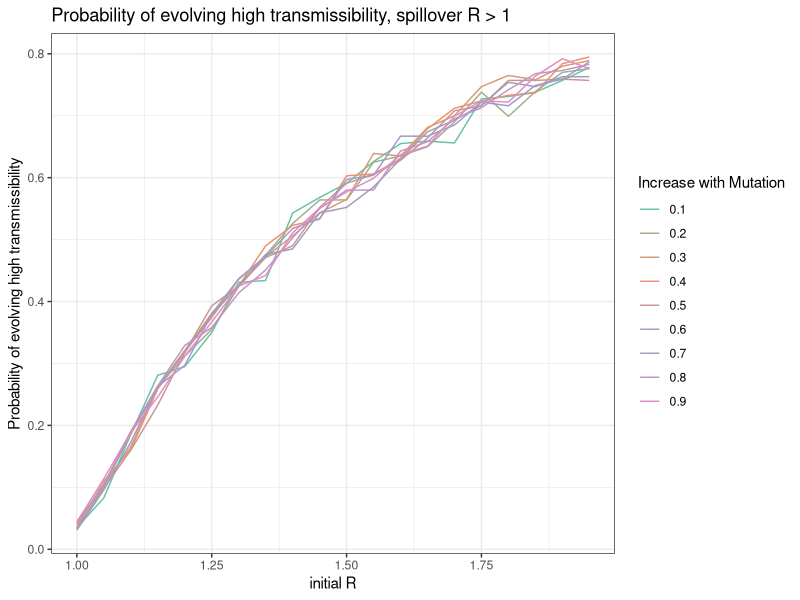
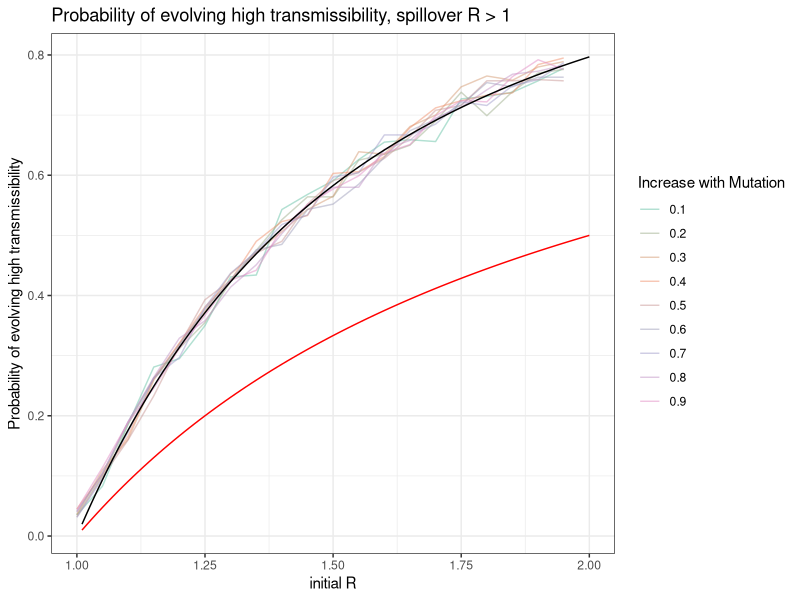
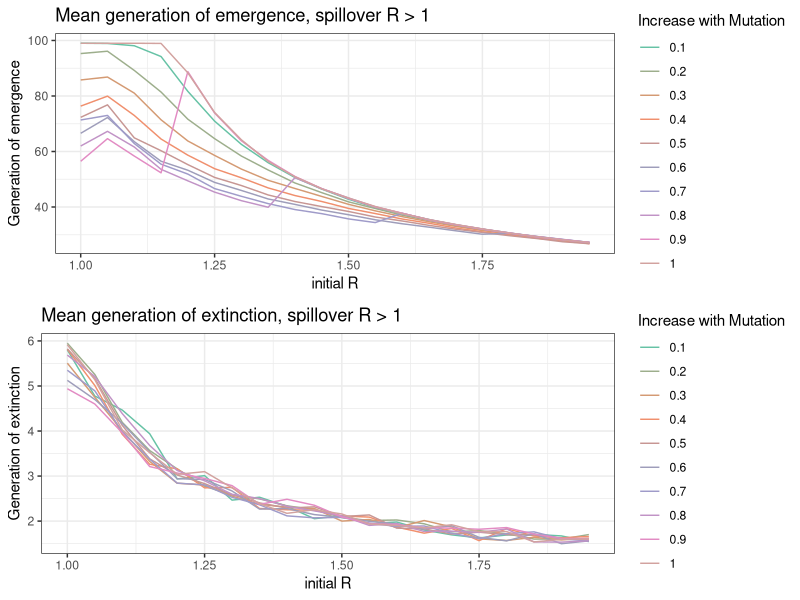
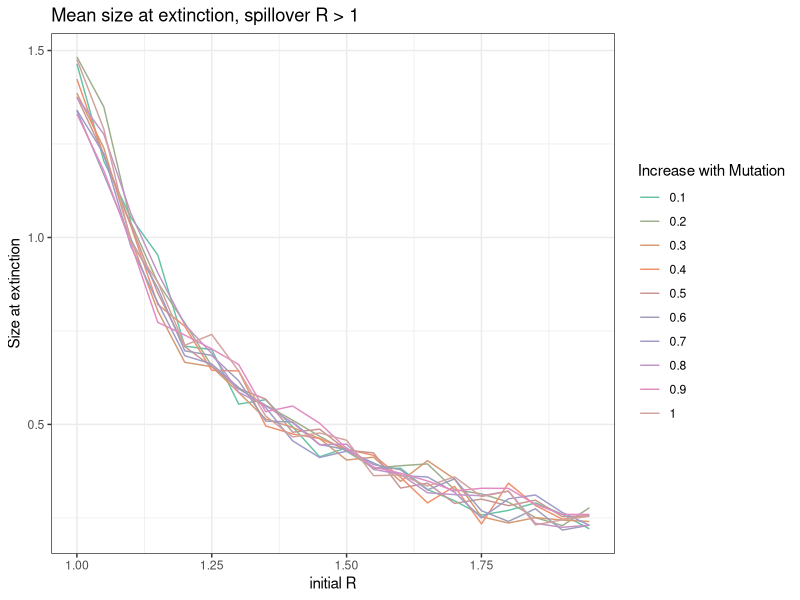
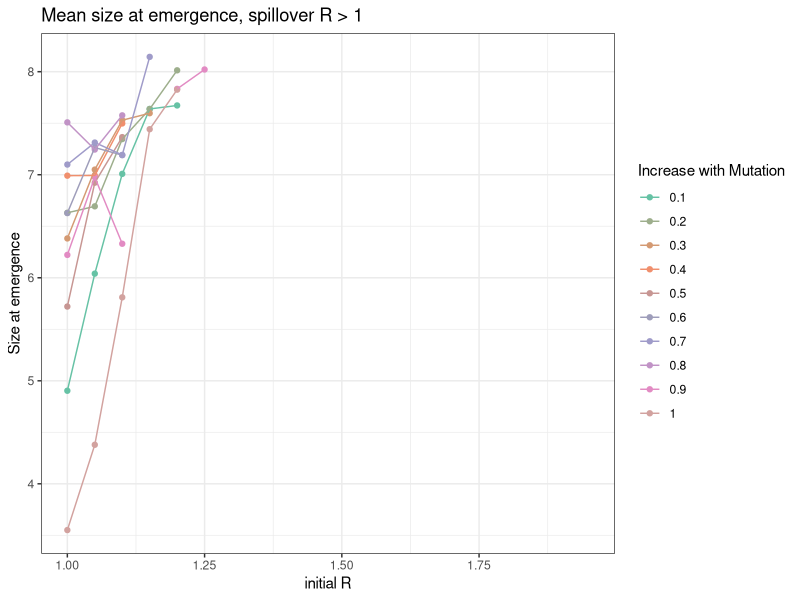
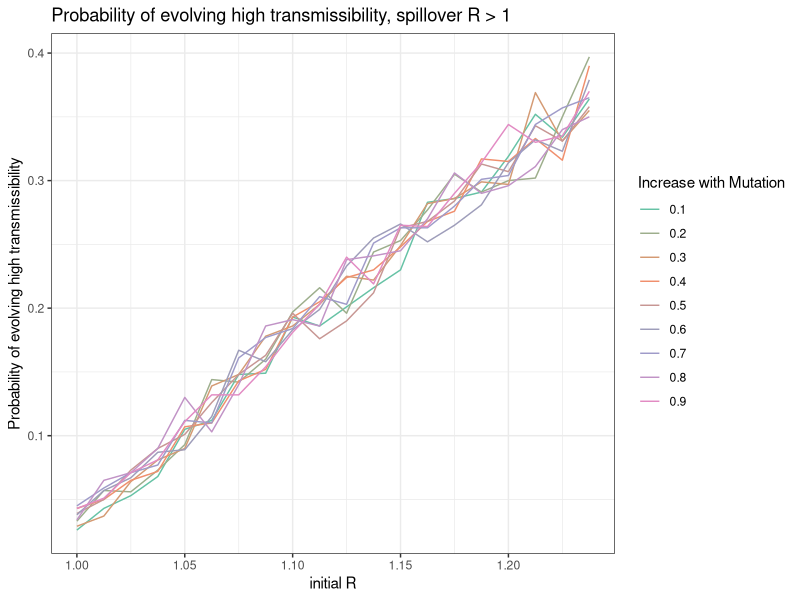
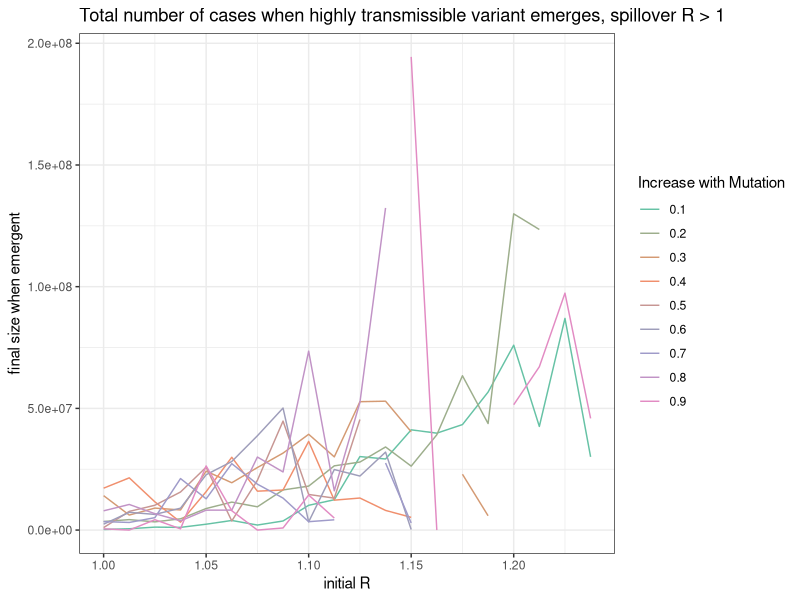
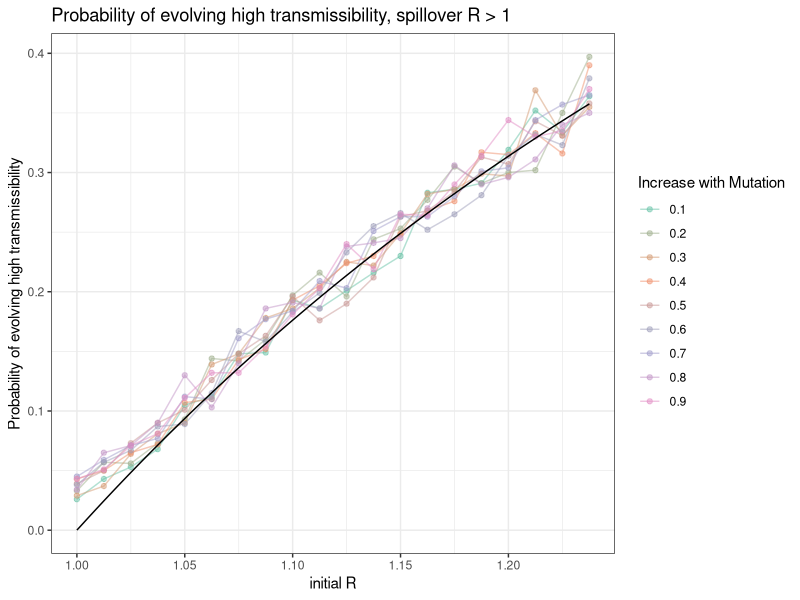

Reproduce these figures in R, in order.
## ---- chunk 1
# load libraries 
library(ggplot2) #for plotting
library(here) #for easy local path referencing
library(tidyverse) #for easy manipulation of data structures
library(RColorBrewer) #for colors
library(gridExtra) #for plotting multiple plots in one figure
library(nleqslv)

# colors for plotting
num_cols = 20
my.colors = colorRampPalette(brewer.pal(n = 8, name = "Set2"))(num_cols)
## ---- chunk 2
results = read.csv(here("code", "project", "R greater than 1", "python simulations", "output2.csv"))

## ---- chunk 3
# plot probability of evolution to high R
plot = ggplot() +
  geom_line(data = results %>% filter(deltaR != 1), aes(x = Rwt, y = pEmergent, group = factor(deltaR), col = factor(deltaR))) +
  theme_bw() +
  scale_color_manual(values = my.colors) +
  labs(x = "initial R", y = "Probability of evolving high transmissibility", col = "Increase with Mutation", title = "Probability of evolving high transmissibility, spillover R > 1")

plot
## ---- chunk 4
#nonlinear equation solver to solve for fixed point of the generating function for the branching process

## define branching process generating function for offspring distribution
bp_singletype = function(x) {y = exp(Rwt*(x-1)) - x} #fixed point solution will be this function set to 0

## define initial conditions 
init = 1 #start with single spillover infection meep meep

## start fixed point guess
xstart = 0.5 #50 percent will go extinct so lets see

## solve for non extinction probability (1-Pextinction)
non_extinction = function(Rwt) {
  Rwt = Rwt #set Rwt
  return(1 - nleqslv(xstart, bp_singletype, method="Newton", global="none", control=list(trace=1,stepmax=2))$x) #solve for nonextinction probability
  }

# solve to plot
rwt = seq(1.01, 2, by = 0.01)
pNE = NaN
for(i in 1:length(rwt)){
  Rwt = rwt[i]
  pNE[i] = non_extinction(Rwt)
}

#solve 1-1/r0 
ap = 1-(1/rwt)

## ---- chunk 5
# plot probability of evolution to high R
plot = ggplot() +
  geom_line(data = results %>% filter(deltaR != 1), aes(x = Rwt, y = pEmergent, group = factor(deltaR), col = factor(deltaR)), alpha = 0.5) +
  geom_line(aes(x = rwt, y = pNE)) +
  geom_line(aes(x=rwt, y = ap), col = "red") +
  theme_bw() +
  scale_color_manual(values = my.colors) +
  labs(x = "initial R", y = "Probability of evolving high transmissibility", col = "Increase with Mutation", title = "Probability of evolving high transmissibility, spillover R > 1")

plot
## ---- chunk 6
plot2 = ggplot() +
  geom_line(data = results, aes(x = Rwt, y = Emergent_generation, group = factor(deltaR), col = factor(deltaR))) +
  theme_bw() +
  scale_color_manual(values = my.colors) +
  labs(x = "initial R", y = "Generation of emergence", col = "Increase with Mutation", title = "Mean generation of emergence, spillover R > 1")

plot3 = ggplot() +
  geom_line(data = results, aes(x = Rwt, y = Extinct_generation, group = factor(deltaR), col = factor(deltaR))) +
  theme_bw() +
  scale_color_manual(values = my.colors) +
  labs(x = "initial R", y = "Generation of extinction", col = "Increase with Mutation", title = "Mean generation of extinction, spillover R > 1")

grid.arrange(plot2,plot3)
## ---- chunk 7
plot4 = ggplot() +
  geom_line(data = results, aes(x = Rwt, y = log10(Extinct_size), group = factor(deltaR), col = factor(deltaR))) +
  theme_bw() +
  scale_color_manual(values = my.colors) +
  labs(x = "initial R", y = "Size at extinction", col = "Increase with Mutation", title = "Mean size at extinction, spillover R > 1")

plot4
## ---- chunk 8
plot5 = ggplot() +
  geom_point(data = results, aes(x = Rwt, y = log10(Emergent_size), group = factor(deltaR), col = factor(deltaR))) +
  geom_line(data = results, aes(x = Rwt, y = log10(Emergent_size), group = factor(deltaR), col = factor(deltaR))) +
  theme_bw() +
  scale_color_manual(values = my.colors) +
  labs(x = "initial R", y = "Size at emergence", col = "Increase with Mutation", title = "Mean size at emergence, spillover R > 1")

plot5

## ---- chunk 9
results2 = read.csv(here("code", "project", "R greater than 1", "python simulations", "output3.csv"))

## ---- chunk 10
# plot probability of evolution to high R
plot = ggplot() +
  geom_line(data = results2 %>% filter(deltaR != 1), aes(x = Rwt, y = pEmergent, group = factor(deltaR), col = factor(deltaR))) +
  theme_bw() +
  scale_color_manual(values = my.colors) +
  labs(x = "initial R", y = "Probability of evolving high transmissibility", col = "Increase with Mutation", title = "Probability of evolving high transmissibility, spillover R > 1")

plot
## ---- chunk 11
#nonlinear equation solver to solve for fixed point of the generating function for the branching process

## define branching process generating function for offspring distribution
bp_singletype = function(x) {y = exp(Rwt*(x-1)) - x} #fixed point solution will be this function set to 0

## define initial conditions 
init = 1 #start with single spillover infection meep meep

## start fixed point guess
xstart = 0.5 #50 percent will go extinct so lets see

## solve for non extinction probability (1-Pextinction)
non_extinction = function(Rwt) {
  Rwt = Rwt #set Rwt
  return(1 - nleqslv(xstart, bp_singletype, method="Newton", global="none", control=list(trace=1,stepmax=2))$x) #solve for nonextinction probability
  }

# solve to plot
rwt = seq(range(results2$Rwt)[1], range(results2$Rwt)[2], by = diff(range(results2$Rwt))/nrow(results2))
pNE = NaN
for(i in 1:length(rwt)){
  Rwt = rwt[i]
  pNE[i] = non_extinction(Rwt)
}

## ---- chunk 12
# plot probability of evolution to high R
plot = ggplot() +
  geom_line(data = results2 %>% filter(deltaR != 1), aes(x = Rwt, y = pEmergent, group = factor(deltaR), col = factor(deltaR)), alpha = 0.5) +
  geom_point(data = results2 %>% filter(deltaR != 1), aes(x = Rwt, y = pEmergent, group = factor(deltaR), col = factor(deltaR)), alpha = 0.5) +
  geom_line(aes(x = rwt, y = pNE)) +
  theme_bw() +
  scale_color_manual(values = my.colors) +
  labs(x = "initial R", y = "Probability of evolving high transmissibility", col = "Increase with Mutation", title = "Probability of evolving high transmissibility, spillover R > 1")

#save
file = here("results", "analysis", "R greater than 1", "fig_P_evolution_smallR.png")
ggsave(filename = file, plot = plot)
## ---- chunk 13
plot = ggplot() + 
  geom_line(data = results2 %>% filter(deltaR != 1), aes(x = Rwt, y = Emergent_size, group = factor(deltaR), col = factor(deltaR))) +
  theme_bw() +
  scale_color_manual(values = my.colors) +
  labs(x = "initial R", y = "final size when emergent", col = "Increase with Mutation", title = "Total number of cases when highly transmissible variant emerges, spillover R > 1")

plot
## ---- chunk 14
